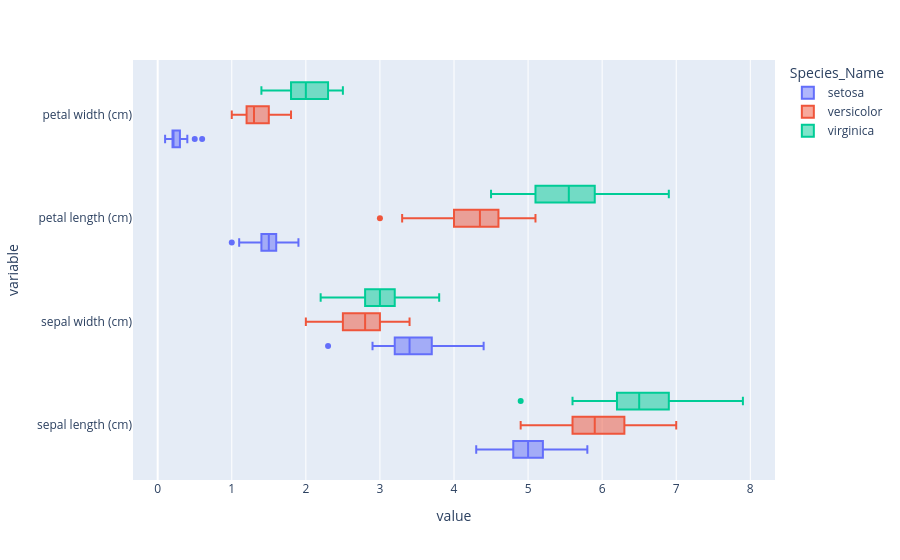

The code cell stored with this chart in its notebook:
### Code cell
#Boxplot
fig = px.box(df, x=["sepal length (cm)", "sepal width (cm)", "petal length (cm)", "petal width (cm)"]
                   ,color="Species_Name")
fig.show()

### Figure 1 — Plotly figure (JSON) as saved in the notebook; plotly's stock layout.template omitted (floating-point values rounded to 4 significant figures; data arrays with more than 128 entries replaced by an {"elided": "..."} marker saying what was removed)
{"data": [{"alignmentgroup": "True", "hovertemplate": "Species_Name=setosa<br>value=%{x}<br>variable=%{y}<extra></extra>", "legendgroup": "setosa", "marker": {"color": "#636efa"}, "name": "setosa", "notched": false, "offsetgroup": "setosa", "orientation": "h", "showlegend": true, "type": "box", "x": {"elided": "200 float values"}, "x0": " ", "xaxis": "x", "y": {"elided": "200 str values"}, "y0": " ", "yaxis": "y"}, {"alignmentgroup": "True", "hovertemplate": "Species_Name=versicolor<br>value=%{x}<br>variable=%{y}<extra></extra>", "legendgroup": "versicolor", "marker": {"color": "#EF553B"}, "name": "versicolor", "notched": false, "offsetgroup": "versicolor", "orientation": "h", "showlegend": true, "type": "box", "x": {"elided": "200 float values"}, "x0": " ", "xaxis": "x", "y": {"elided": "200 str values"}, "y0": " ", "yaxis": "y"}, {"alignmentgroup": "True", "hovertemplate": "Species_Name=virginica<br>value=%{x}<br>variable=%{y}<extra></extra>", "legendgroup": "virginica", "marker": {"color": "#00cc96"}, "name": "virginica", "notched": false, "offsetgroup": "virginica", "orientation": "h", "showlegend": true, "type": "box", "x": {"elided": "200 float values"}, "x0": " ", "xaxis": "x", "y": {"elided": "200 str values"}, "y0": " ", "yaxis": "y"}], "layout": {"boxmode": "group", "legend": {"title": {"text": "Species_Name"}, "tracegroupgap": 0}, "margin": {"t": 60}, "xaxis": {"anchor": "y", "domain": [0, 1], "title": {"text": "value"}}, "yaxis": {"anchor": "x", "domain": [0, 1], "title": {"text": "variable"}}}}
